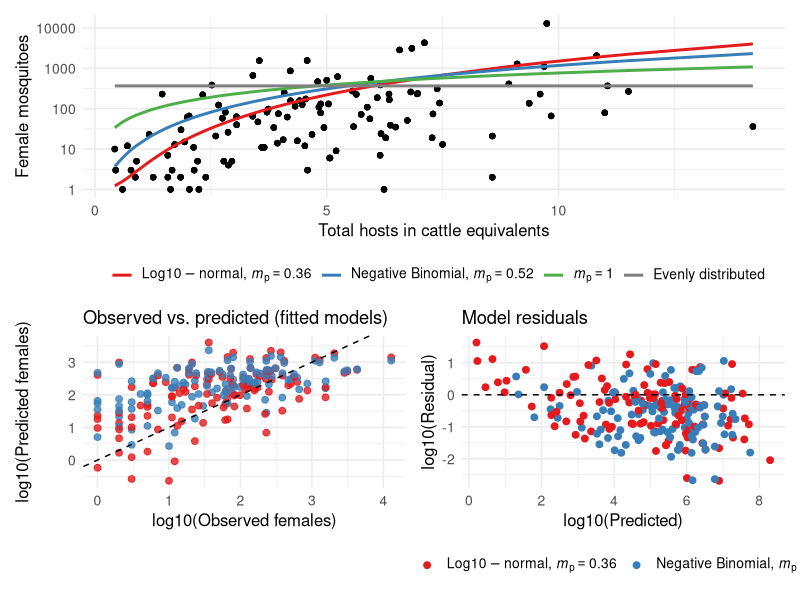
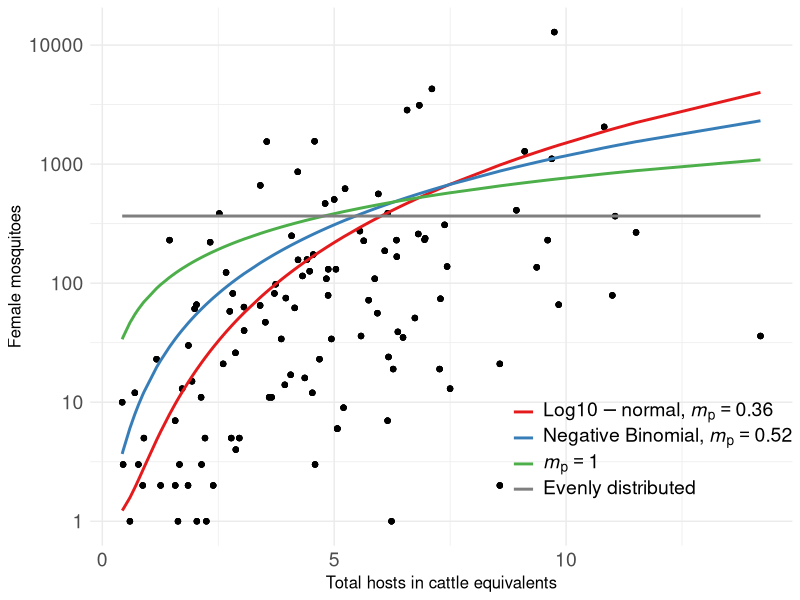

The R script that drew these images, in order:

library(tidyverse)
library(patchwork) 

#* Pipeline
#* 1. Prepare data
#* 2. Write model function and write different potential likelihoods
#* 3. Run and select model based on AIC values
#* 4. Predict data using the best model (lowest AIC)
#* 5. Make visualisations, including one with m_p = 1 and no aggregation (evenly distributed)

#************ prepare data **************
#*
tritaeHostsHH <- read.csv("tritaeHostsHH.csv") |> 
  filter(Females > 0) |>  # Remove households with zero mosquitoes (no need to add 1 to logs then?)
  mutate(
    TotalHostsCE = as.numeric(TotalHostsCE) # Ensure numeric type
  )

# Calculate totals
total_hosts <- sum(tritaeHostsHH$TotalHostsCE, na.rm = TRUE)
total_mosquitoes <- sum(tritaeHostsHH$Females, na.rm = TRUE)

tritaeHostsHH <- tritaeHostsHH |> 
  mutate(
    a_x = TotalHostsCE / total_hosts, # normalise host numbers
    delta_obs = Females / total_mosquitoes 
  )

#* Sutherland aggregation model
sutherland_model <- function(m_p, a_x) {
  numerator <- a_x^(1/m_p)
  numerator / sum(numerator)
}

#************ Define likelihoods **************
# Define different likelihoods

likelihoods <- list(
  
  # Log-normal likelihood
  lognormal = function(params) {
    m_p <- params[1]
    sigma <- params[2]
    pred_counts <- total_mosquitoes * sutherland_model(m_p, tritaeHostsHH$a_x)
    -sum(dnorm(log(tritaeHostsHH$Females), mean = log(pred_counts),
               sd = sigma, log = TRUE))
  },
  
  # Log10 transformed likelihood
  log10normal = function(params) {
    m_p <- params[1]
    sigma <- params[2]
    pred_counts <- total_mosquitoes * sutherland_model(m_p, tritaeHostsHH$a_x)
    -sum(dnorm(log10(tritaeHostsHH$Females), mean = log10(pred_counts),
               sd = sigma, log = TRUE))
  },
  
  # Negative binomial (overdispersed counts?)
  negbin = function(params) {
    m_p <- params[1]
    size <- params[2] # dispersion parameter
    pred_counts <- total_mosquitoes * sutherland_model(m_p, tritaeHostsHH$a_x)
    -sum(dnbinom(tritaeHostsHH$Females, mu = pred_counts, size = size, log = TRUE))
  }
)

#************ Fit and compare models **************

fits <- list(
  log10normal = optim(c(0.1, 1), fn = likelihoods$log10normal, method = "L-BFGS-B",
    lower = c(0.01, 0.1), upper = c(1, 10), hessian = TRUE),
  
  negbin = optim(c(0.1, 10), fn = likelihoods$negbin, method = "L-BFGS-B",
    lower = c(0.01, 0.1), upper = c(1, 100), hessian = TRUE)
)

# Calculate AIC
aic_values <- sapply(names(fits), function(model) {
  k <- length(fits[[model]]$par)
  2 * fits[[model]]$value + 2 * k
})

aic_values

# Model comparison table
data.frame(
  Model = names(fits),
  Parameters = sapply(fits, function(x) paste(round(x$par[1], 3), collapse = ", ")),
  AIC = round(aic_values, 1),
  row.names = NULL
) |> arrange(AIC) |> 
  mutate(DeltaAIC = AIC - min(AIC))

#************ Select best model and predict **************

best_model <- names(which.min(aic_values))
best_model

# Add predictions to data
tritaeHostsHH_long <- tritaeHostsHH |> 
  mutate(
    pred_log10normal = total_mosquitoes * sutherland_model(fits$log10normal$par[1], a_x),
    pred_negbin = total_mosquitoes * sutherland_model(fits$negbin$par[1], a_x),
    # Add extremes
    pred_m1 = total_mosquitoes * sutherland_model(1, a_x), # m_p=1
    pred_m0 = total_mosquitoes * rep(1/n(), n()) # m_p=0 (even distribution)
  ) |> 
  pivot_longer(cols = pred_log10normal:pred_m0, # c(30, 29, 28),
               names_to = "model", 
               values_to = "pred" )
  

model_labels <- c(
  pred_log10normal   = paste0("Log10-normal*', '*italic(m)[p]==", round(fits$log10normal$par[1], 2)),
  
  pred_negbin      = paste0("Negative*' '*Binomial*', '*italic(m)[p]==", round(fits$negbin$par[1], 2)),
  pred_m1          = "italic(m)[p]==1",
  pred_m0          = "Evenly~distributed"
)

# Convert model names to factor with expression labels
tritaeHostsHH_long <- tritaeHostsHH_long |> 
  mutate(
    model_label = factor(
      model,
      levels = names(model_labels),
      labels = model_labels
    )
  )


#************ Plots **************
#*
custom_colors <- c(RColorBrewer::brewer.pal(3, "Set1"), "grey50", "black")
custom_colors

# Residual plot
resid_plot <- tritaeHostsHH_long %>% 
  filter(!(model %in% c("pred_m1", "pred_m0") ) ) %>% 
  ggplot(aes(x = log1p(pred), y = log10(Females) - log10(pred), colour = model_label)) +
  geom_point(size = 2) +
  geom_hline(yintercept = 0, linetype = "dashed") +
  labs(x = "log10(Predicted)", y = "log10(Residual)", title = "Model residuals") +
  scale_color_manual(values = custom_colors, name = "", labels = function(x) parse(text = x) ) +
  theme_minimal() +
  theme(legend.position = "bottom",
        axis.text=element_text(size=10),
        legend.text=element_text(size=10),
        strip.text=element_text(size=10),
        axis.title=element_text(size=12)
        )

ref_plot <- tritaeHostsHH_long %>% 
  filter(!(model %in% c("pred_m1", "pred_m0") ) ) %>% 
  ggplot(aes(x = log10(Females), y = log10(pred), colour = model_label)) +
  geom_point(size = 2, alpha = 0.8, show.legend = F) +
  geom_abline(slope = 1, intercept = 0, linetype = "dashed") +
  labs(x = "log10(Observed females)", y = "log10(Predicted females)",
       title = "Observed vs. predicted (fitted models)" ) +
  scale_color_manual(values = custom_colors, name = "", labels = function(x) parse(text = x) ) +
  theme_minimal() +
  theme(legend.position = "bottom",
        axis.text=element_text(size=10),
        legend.text=element_text(size=10),
        strip.text=element_text(size=10),
        axis.title=element_text(size=12)
        )

# Model comparison plot
main_plot <- ggplot(tritaeHostsHH_long, aes(x = TotalHostsCE, y = Females)) +
  geom_point(alpha = 1, size = 1.5) +
  geom_line(aes(y = pred + 1, colour = model_label), linewidth = 1) +
  scale_y_log10() +
  scale_color_manual(values = custom_colors, name = "", labels = function(x) parse(text = x) ) +
  labs(x = "Total hosts in cattle equivalents", y = "Female mosquitoes") +
  theme_minimal() +
  theme(legend.position = "bottom",
        axis.text=element_text(size=10),
        legend.text=element_text(size=10),
        strip.text=element_text(size=10),
        axis.title=element_text(size=12)
        )

# Combine plots
main_plot/(ref_plot | resid_plot)  +
  plot_layout(heights = c(1.2, 1))

# ggsave("./outputs/mosAggregationData.pdf", width = 12, height = 12, units = "in")

main_plot + 
  theme(legend.position = c(0.8, 0.2),
        axis.text=element_text(size=14),
        legend.text=element_text(size=14),
        axis.title=element_text(size=12)
  )
# ggsave("./outputs/fittedLinesOnMosAggData.pdf", width = 12, height = 10, units = "in")

